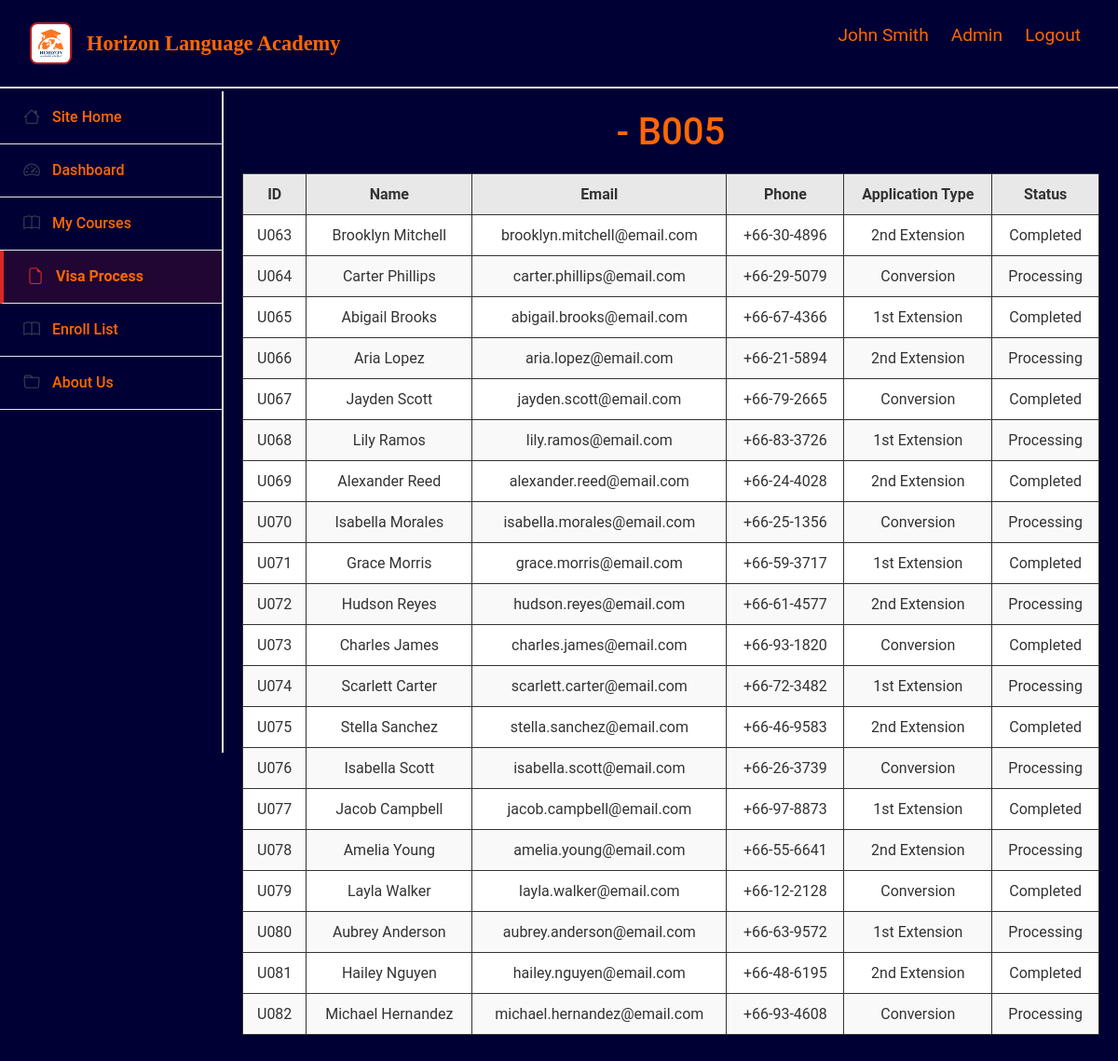
/admin/visastatus.php?batch=B005 (signed in), run on the app's committed database.
### tables this page shows
CREATE TABLE student (
  student_id    VARCHAR(50) PRIMARY KEY,
  batch_id      VARCHAR(50),
  FOREIGN KEY (student_id) REFERENCES users(user_id)
    ON UPDATE CASCADE ON DELETE CASCADE
);

CREATE TABLE users (
  user_id      VARCHAR(50) PRIMARY KEY,
  user_name    VARCHAR(100) NOT NULL,
  user_email   VARCHAR(100) UNIQUE,
  user_ph_no   VARCHAR(20),
  password     VARCHAR(255),
  role        ENUM('Admin','Teacher','Student','VisaSupportOfficer') NOT NULL
);

CREATE TABLE visa_application (
  visa_application_id   VARCHAR(50) PRIMARY KEY,
  visa_application_type VARCHAR(100),
  passport_number       VARCHAR(50),
  visa_start_date       DATE,
  visa_end_date         DATE,
  officer_id            VARCHAR(50),
  student_id            VARCHAR(50),
  visa_status            VARCHAR(50),
  FOREIGN KEY (student_id) REFERENCES student(student_id)
    ON UPDATE CASCADE ON DELETE SET NULL,
  FOREIGN KEY (officer_id) REFERENCES visa_support_officer(officer_id)
    ON UPDATE CASCADE ON DELETE SET NULL
);

### admin/visastatus.php (the view, shortened to what this page needs)
<?php
$course = $_GET['course'];
$batch = $_GET['batch'];
$pdo = db();
$sql = "
SELECT
    s.student_id,
    u.user_name AS student_name,
    u.user_email AS student_email,
    u.user_ph_no AS student_ph_no,
    v.visa_application_type,
    v.visa_status
FROM student AS s
INNER JOIN users AS u
    ON s.student_id = u.user_id
INNER JOIN visa_application AS v
    ON s.student_id = v.student_id
WHERE s.batch_id = '$batch'
;
";
$stmt = $pdo->prepare($sql);
$stmt->execute();
$students = $stmt->fetchAll(PDO::FETCH_ASSOC);
?>
<!DOCTYPE html>
<html lang="en">
<head>
    <link href="https://cdn.jsdelivr.net/npm/bootstrap@5.3.7/dist/css/bootstrap.min.css" rel="stylesheet">
    <link rel="stylesheet" href="https://cdn.jsdelivr.net/npm/bootstrap-icons@1.13.1/font/bootstrap-icons.min.css">
    <link rel="stylesheet" href="static/style.css">
</head>
<body>
    <?php include 'header.php'; ?>
    <div class="row g-0">
        <?php include 'sidebar.php'; ?>
         <div class="col-lg-10 col-md-9 col-8 main-content">
            <h1><?php echo $course?> - <?php echo $batch ?></h1>
            <table>
                <thead>
                    <tr>
                        <th>ID</th>
                        <th>Name</th>
                        <th>Email</th>
                        <th>Phone</th>
                        <th>Application Type</th>
                        <th>Status</th>
                    </tr>
                </thead>
                <tbody>
                    <?php foreach ($students as $student): ?>
                        <tr>
                            <td class="id-col"><?php echo $student['student_id'] ?></td>
                            <td class="name-col"><?php echo $student['student_name'] ?></td>
                            <td class="email-col"><?php echo $student['student_email'] ?></td>
                            <td class="phone-col"><?php echo $student['student_ph_no'] ?></td>
                            <td class="application-col"><?php echo $student['visa_application_type'] ?></td>
                            <td class="status-col"><?php echo $student['visa_status'] ?></td>
                        </tr>
                    <?php endforeach; ?>
                </tbody>
            </table>
        </div>
    </div>
</body>
</html>

### static/style.css (style rules this page uses)
:root { --primary-red: #dc2626; --dark-gray: #374151; --light-gray: #6B7280; --border-gray: #e5e7eb; --blue-accent: #3b82f6; --navy-blue: #000035; --light-orange: #ff6700; }
body { align-items: center; background-color: var(--navy-blue); color: #333; font-family: -apple-system, Arial, BlinkMacSystemFont, Geneva, 'Helvetica Neue'; font-family: Roboto, sans-serif, 'Segoe UI', Tahoma, Verdana; justify-content: center; margin: 0; padding-top: 90px; }
h1 { text-align: center; color: var(--light-orange); }
table { width: 100%; border-collapse: collapse; background-color: white; box-shadow: 0 2px 4px rgba(0, 0, 0, 0.1); margin: 20px auto; }
th, td { border: 1px solid #333; padding: 12px; text-align: center; }
th { background-color: #e8e8e8; font-weight: bold; }
tr:nth-child(even) { background-color: #f9f9f9; }
.main-content { background-color: var(--navy-blue); margin-left: 240px; margin-top: 1vh; width: calc(100% - 240px); padding: 20px; min-height: calc(100vh - 90px); }

### data on the page
student: student_id "U063", student_id.user_name "Brooklyn Mitchell", student_id.user_email "brooklyn.mitchell@email.com", student_id.user_ph_no "+66-30-4896", visa_application.visa_application_type "2nd Extension", visa_application.visa_status "Completed"
student: student_id "U064", student_id.user_name "Carter Phillips", student_id.user_email "carter.phillips@email.com", student_id.user_ph_no "+66-29-5079", visa_application.visa_application_type "Conversion", visa_application.visa_status "Processing"
student: student_id "U065", student_id.user_name "Abigail Brooks", student_id.user_email "abigail.brooks@email.com", student_id.user_ph_no "+66-67-4366", visa_application.visa_application_type "1st Extension", visa_application.visa_status "Completed"
student: student_id "U066", student_id.user_name "Aria Lopez", student_id.user_email "aria.lopez@email.com", student_id.user_ph_no "+66-21-5894", visa_application.visa_application_type "2nd Extension", visa_application.visa_status "Processing"
student: student_id "U067", student_id.user_name "Jayden Scott", student_id.user_email "jayden.scott@email.com", student_id.user_ph_no "+66-79-2665", visa_application.visa_application_type "Conversion", visa_application.visa_status "Completed"
student: student_id "U068", student_id.user_name "Lily Ramos", student_id.user_email "lily.ramos@email.com", student_id.user_ph_no "+66-83-3726", visa_application.visa_application_type "1st Extension", visa_application.visa_status "Processing"
student: student_id "U069", student_id.user_name "Alexander Reed", student_id.user_email "alexander.reed@email.com", student_id.user_ph_no "+66-24-4028", visa_application.visa_application_type "2nd Extension", visa_application.visa_status "Completed"
student: student_id "U070", student_id.user_name "Isabella Morales", student_id.user_email "isabella.morales@email.com", student_id.user_ph_no "+66-25-1356", visa_application.visa_application_type "Conversion", visa_application.visa_status "Processing"
student: student_id "U071", student_id.user_name "Grace Morris", student_id.user_email "grace.morris@email.com", student_id.user_ph_no "+66-59-3717", visa_application.visa_application_type "1st Extension", visa_application.visa_status "Completed"
student: student_id "U072", student_id.user_name "Hudson Reyes", student_id.user_email "hudson.reyes@email.com", student_id.user_ph_no "+66-61-4577", visa_application.visa_application_type "2nd Extension", visa_application.visa_status "Processing"
student: student_id "U073", student_id.user_name "Charles James", student_id.user_email "charles.james@email.com", student_id.user_ph_no "+66-93-1820", visa_application.visa_application_type "Conversion", visa_application.visa_status "Completed"
student: student_id "U074", student_id.user_name "Scarlett Carter", student_id.user_email "scarlett.carter@email.com", student_id.user_ph_no "+66-72-3482", visa_application.visa_application_type "1st Extension", visa_application.visa_status "Processing"
student: student_id "U075", student_id.user_name "Stella Sanchez", student_id.user_email "stella.sanchez@email.com", student_id.user_ph_no "+66-46-9583", visa_application.visa_application_type "2nd Extension", visa_application.visa_status "Completed"
student: student_id "U076", student_id.user_name "Isabella Scott", student_id.user_email "isabella.scott@email.com", student_id.user_ph_no "+66-26-3739", visa_application.visa_application_type "Conversion", visa_application.visa_status "Processing"
student: student_id "U077", student_id.user_name "Jacob Campbell", student_id.user_email "jacob.campbell@email.com", student_id.user_ph_no "+66-97-8873", visa_application.visa_application_type "1st Extension", visa_application.visa_status "Completed"
student: student_id "U078", student_id.user_name "Amelia Young", student_id.user_email "amelia.young@email.com", student_id.user_ph_no "+66-55-6641", visa_application.visa_application_type "2nd Extension", visa_application.visa_status "Processing"
student: student_id "U079", student_id.user_name "Layla Walker", student_id.user_email "layla.walker@email.com", student_id.user_ph_no "+66-12-2128", visa_application.visa_application_type "Conversion", visa_application.visa_status "Completed"
student: student_id "U080", student_id.user_name "Aubrey Anderson", student_id.user_email "aubrey.anderson@email.com", student_id.user_ph_no "+66-63-9572", visa_application.visa_application_type "1st Extension", visa_application.visa_status "Processing"
student: student_id "U081", student_id.user_name "Hailey Nguyen", student_id.user_email "hailey.nguyen@email.com", student_id.user_ph_no "+66-48-6195", visa_application.visa_application_type "2nd Extension", visa_application.visa_status "Completed"
student: student_id "U082", student_id.user_name "Michael Hernandez", student_id.user_email "michael.hernandez@email.com", student_id.user_ph_no "+66-93-4608", visa_application.visa_application_type "Conversion", visa_application.visa_status "Processing"

### other printed values
$_SESSION['user_name'] "John Smith"
$_SESSION['role'] "Admin"
$batch "B005"
